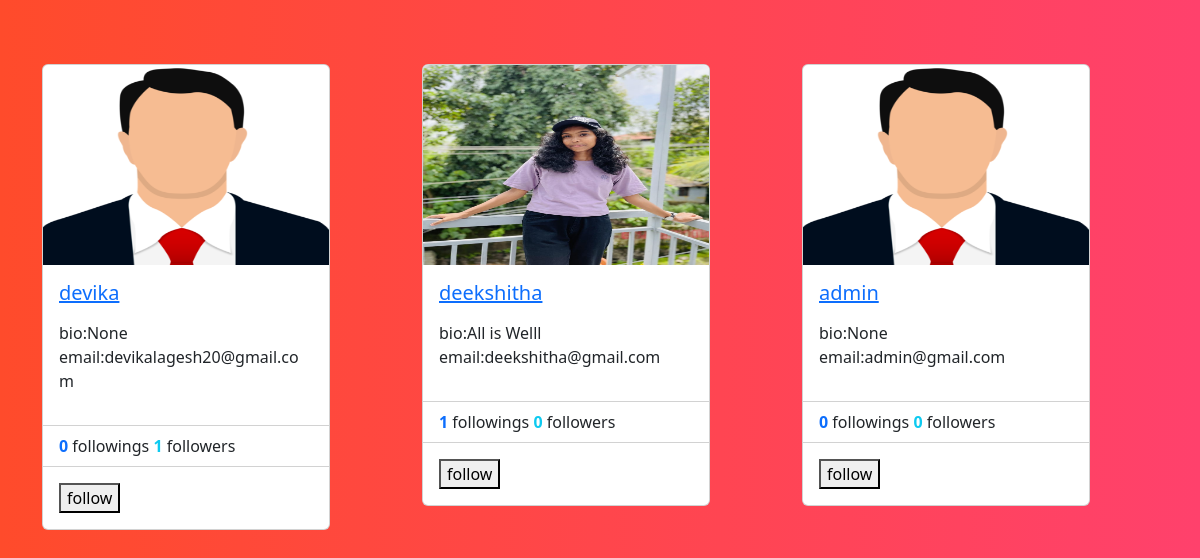
Screenshot of /profiles/all (signed in) with the database file from the repository.
### social/models.py (models this page shows)
class UserProfile(models.Model):
    user=models.OneToOneField(User,on_delete=models.CASCADE,related_name="profile")
    address=models.CharField(max_length=200,null=True)
    phone=models.CharField(max_length=200,null=True)
    profile_pic=models.ImageField(upload_to="profilepics",null=True,blank=True)
    dob=models.DateField(null=True)
    bio=models.CharField(max_length=200,null=True)
    following=models.ManyToManyField("self",related_name="followed_by",symmetrical=False,null=True)
    block=models.ManyToManyField("self",related_name="blocked",symmetrical=False,null=True)
    def __str__(self):
        return self.user.username

### social/views.py (the view)
# urls.py: path("profiles/all",views.ProfileListView.as_view(),name="profile-list"),
class ProfileListView(View):
    def get(self,request,*args,**kwargs):
        qs=UserProfile.objects.all().exclude(user=request.user)
        return render(request,"profile_list.html",{"data":qs})

### social/templates/profile_list.html (shortened to what this page needs)
<!DOCTYPE html>
{%load static%}
<html lang="en">
<head>
    <link href="https://cdn.jsdelivr.net/npm/bootstrap@5.3.2/dist/css/bootstrap.min.css" rel="stylesheet"
>
</head>
<body style="background: #FF416C;
background: -webkit-linear-gradient(to right, #FF4B2B, #FF416C);
background: linear-gradient(to right, #FF4B2B, #FF416C);">
    <div class="container">
        <div class="row mt-5">
            {%for profile in data%}
            <div class="col-4 mt-3">
                <div class="card" style="width: 18rem;">
                    {%if profile.profile_pic%}
                    <img src="{{profile.profile_pic.url}}" class="card-img-top" alt="..." height="200px">
                    {%else%}
                    <img src="{%static 'social/images/profilepic.png'%}" class="card-img-top" alt="..." height="200px">
                    {%endif%}
                    <div class="card-body">
                        <h5 class="card-title">
                            <a href="{%url 'profile-detail' profile.id%}">{{profile}}</a>
                        </h5>
                        <p class="card-text">
                        <div>
                            bio:{{profile.bio}}
                        </div>
                        <div>
                            email:{{profile.user.email}}
                        </div>
                        </p>
                    </div>
                    <ul class="list-group list-group-flush">
                        <li class="list-group-item">
                            <span class="fw-bold text-primary"> {{profile.following.count}}</span> followings
                            <span class="fw-bold text-info"> {{profile.followed_by.count}}</span> followers
                        </li>
                    </ul>
                    <div class="card-body">
                        <form action="{%url 'follow' profile.id%}" method="post">
                            {%if profile in request.user.profile.following.all%}
                            <button type="submit"  name="action" value="unfollow">unfollow</button>
                            {%else%}
                            <button type="submit"  name="action" value="follow">follow</button>
                            {%endif%}
                        </form>
                    </div>
                </div>
            </div>
            {%endfor%}
        </div>
    </div>
</body>
</html>

### rows the page displays
UserProfile: user.username "devika", bio "None", user.email "devikalagesh20@gmail.com", following.count "0", followed_by.count "1"
UserProfile: profile_pic (picture), user.username "deekshitha", bio "All is Welll", user.email "deekshitha@gmail.com", following.count "1", followed_by.count "0"
UserProfile: user.username "admin", bio "None", user.email "admin@gmail.com", following.count "0", followed_by.count "0"
